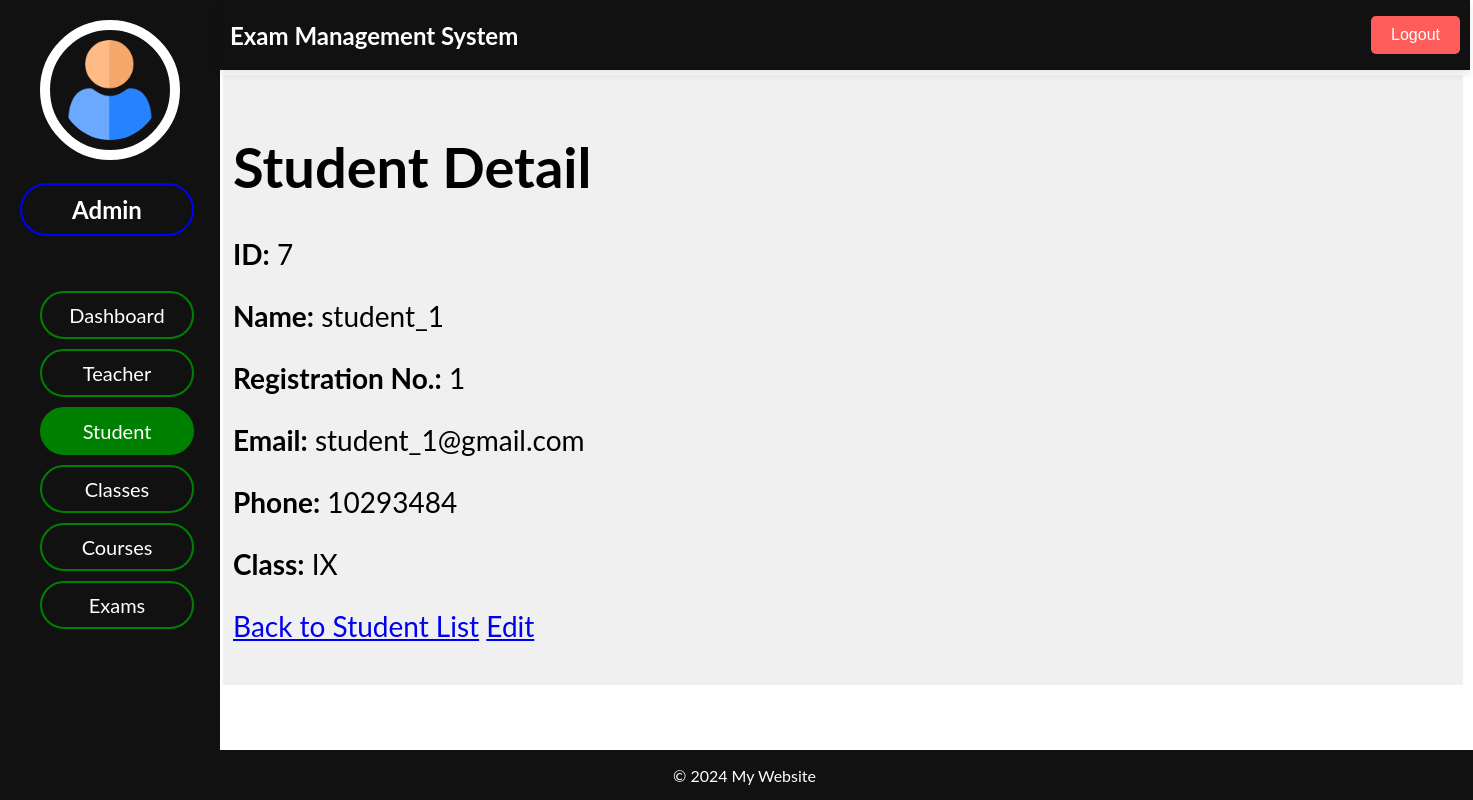
Page /adminpanel/students/detail/7/ on the earlier database version.
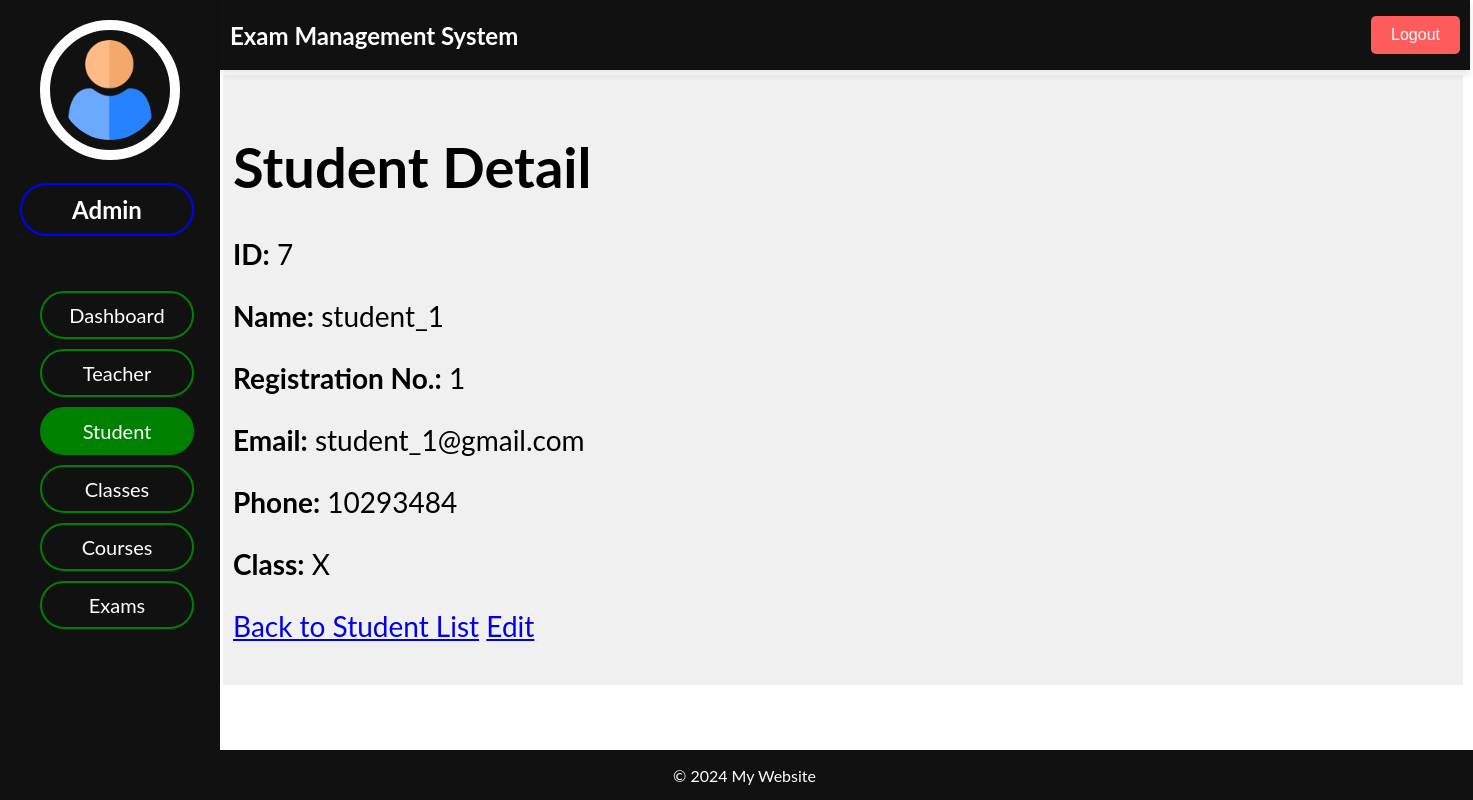
Same page on the later database version.
### admin_panel/models.py (models this page shows, shortened)
class Student(models.Model):
    student_id = models.AutoField(primary_key=True)
    name = models.CharField(max_length=100)
    registration_no = models.CharField(max_length=50)
    email = models.EmailField()
    phone = models.CharField(max_length=15)
    class_id = models.ForeignKey(Class, null=True, blank=True, on_delete=models.SET_NULL)

class Class(models.Model):
    class_id = models.AutoField(primary_key=True)
    name = models.CharField(max_length=100)
    courses = models.ManyToManyField(Course, blank=True)
    exams = models.ManyToManyField(Exam, blank=True)
    def __str__(self) -> str:
        return self.name

### admin_panel/views.py (the view)
# urls.py: path('students/detail/<int:pk>/', views.student_detail, name='student_detail'),
def student_detail(request, pk):
    student = get_object_or_404(Student, pk=pk)
    return render(request, 'students/student_detail.html', {'student': student})

### admin_panel/templates/students/student_detail.html (shortened to what this page needs)
{% extends "dashboard/index.html" %}
{% block header %}
    {% include "dashboard/header.html" %}
{% endblock header %}
{% block sidenav %}
    {% include "students/sidenav.html" %}
{% endblock sidenav %}
{% block main %}
    <h1>Student Detail</h1>
    <p><strong>ID:</strong> {{ student.student_id }}</p>
    <p><strong>Name:</strong> {{ student.name }}</p>
    <p><strong>Registration No.:</strong> {{ student.registration_no }}</p>
    <p><strong>Email:</strong> {{ student.email }}</p>
    <p><strong>Phone:</strong> {{ student.phone }}</p>
    <p><strong>Class:</strong> {{ student.class_id }}</p>
    <a href="{% url 'student_list' %}">Back to Student List</a>
    <a href="{% url 'student_update' student.pk %}">Edit</a>
{% endblock main %}
{% block footer %}
    {% include "dashboard/footer.html" %}
{% endblock footer %}

### admin_panel/templates/dashboard/index.html (shortened to what this page needs)
<!DOCTYPE html>
{% load static %}
<html lang="en">
<head>
    <link rel="stylesheet" type="text/css" href="{% static "css/index.css" %}">
</head>
<body>
    <header> {% block header %}{% endblock header %} </header>
    <div class="sidenav">{% block sidenav %}{% endblock sidenav %}</div>
    <div class="main">
        {% block main %} {% endblock main %}
    </div>
    <footer> {% block footer %}{% endblock footer %} </footer>
</body>
</html>

### admin_panel/templates/dashboard/header.html
<h1>Exam Management System</h1>
<button>Logout</button>

### admin_panel/templates/students/sidenav.html
{% load static %}
<div class="admin_profile">
    <img src="{% static "images/user.png" %}"/>
    <h2>Admin</h2>
</div>
<br/>
<ul class="sections">
    <li><a href="{% url "dashboard" %}">Dashboard</a></li>
    <li><a href="{% url "teachers" %}">Teacher</a></li>
    <li><a href="{% url "students" %}" class="current_nav">Student</a></li>
    <li><a href="{% url "classes" %}">Classes</a></li>
    <li><a href="{% url "courses" %}">Courses</a></li>
    <li><a href="{% url "exams" %}">Exams</a></li>
</ul>

### admin_panel/templates/dashboard/footer.html
<p>&copy; 2024 My Website</p>

### admin_panel/static/css/index.css (style rules this page uses)
body { font-family: "Lato", sans-serif; }
.sidenav { height: 100%; width: 220px; position: fixed; z-index: 1; top: 0; left: 0; background-color: #111; overflow-x: hidden; overflow-y: scroll; padding-top: 20px; }
.main { margin-left: 215px; margin-top: 75px; font-size: 28px; padding: 20px 10px; width: 1220px; height: 570px; overflow-y: scroll; background-color: #f0f0f0; }
header { position: fixed; background-color: #111; height: 50px; width: 1230px; padding: 10px; top: 0; left: 220px; display: flex; justify-content: space-between; align-items: center; color: white; box-shadow: 0 4px 8px rgba(0, 0, 0, 0.1); z-index: 1000; }
header h1 { margin: 0; font-size: 1.5em; }
header button { padding: 10px 20px; background-color: #ff5c5c; color: white; border: none; border-radius: 5px; cursor: pointer; font-size: 1em; }
footer { background-color: #111; height: 50px; width: 100%; position: fixed; bottom: 0; color: white; text-align: center; }
.admin_profile img { width: 100px; height: 100px; border-radius: 100%; border: 10px solid white; padding: 10px; margin-left: 40px; }
.admin_profile h2 { color: white; text-align: center; border: 2px solid blue; border-radius: 50px; padding: 10px; width: 150px; margin-left: 20px; }
.sections li a { border: 2px solid green; border-radius: 50px; padding: 10px; text-decoration: none; font-size: 20px; color: white; display: block; text-align: center; width: 130px; }
.sections li { list-style-type: none; padding: 0; margin-left: 0; display: block; margin-top: 10px; align-self: center; }
.current_nav { background-color: green; color: white; }

Differences in the rows shown:
changed Student "student_1": class_id "IX" → "X"
